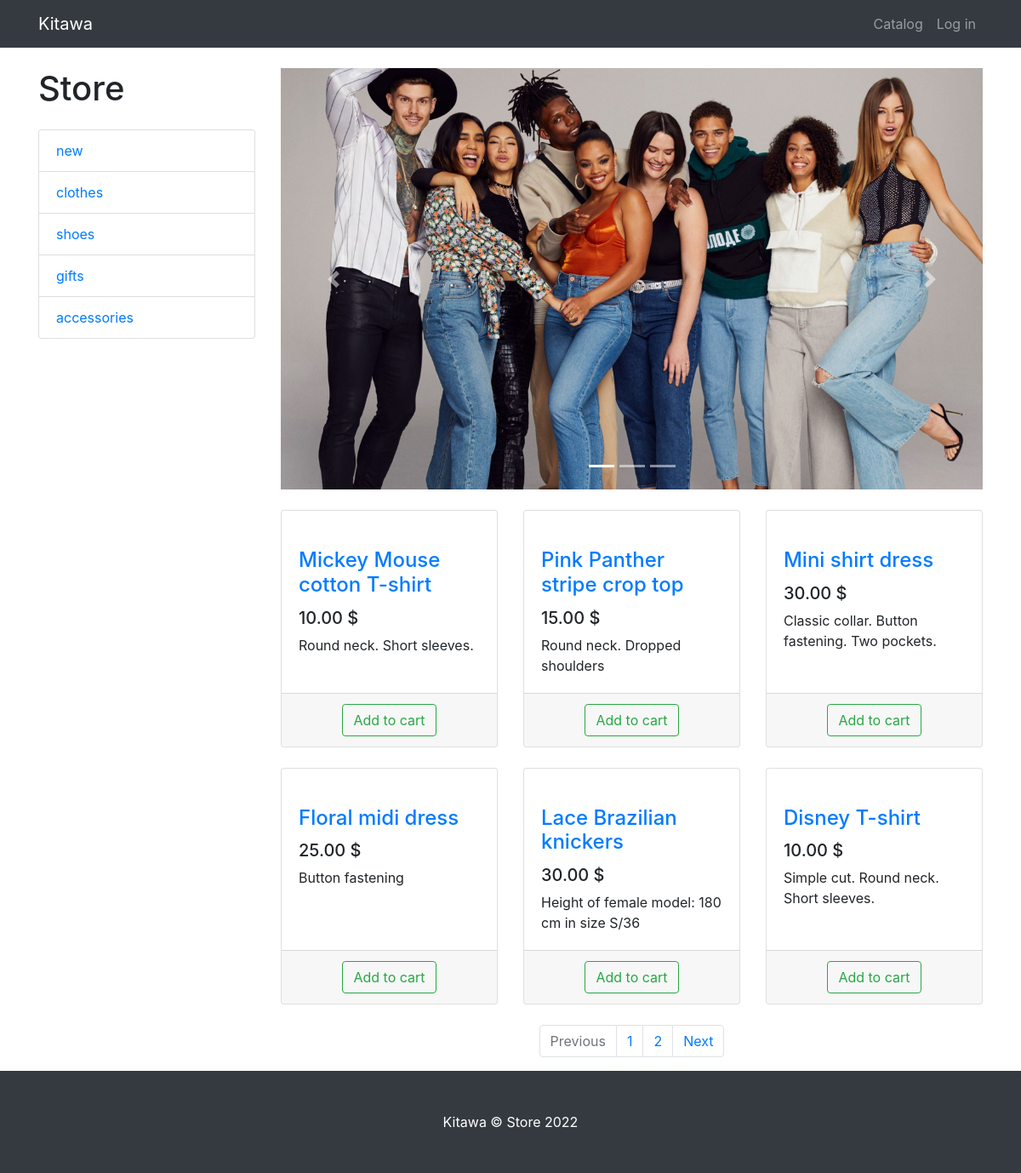
Page /2/ on the committed database.
### products/models.py (models this page shows, shortened)
class ProductCategory(models.Model):
    name = models.CharField(max_length=64, unique=True)
    description = models.TextField(blank=True)
    class Meta:
        verbose_name_plural = 'Product Categories'

class Product(models.Model):
    name = models.CharField(max_length=256)
    image = models.ImageField(upload_to='products_images', blank=True)
    description = models.TextField(blank=True)
    short_description = models.CharField(max_length=64, blank=True)
    price = models.DecimalField(max_digits=8, decimal_places=2, default=0)
    quantity = models.PositiveIntegerField(default=0)
    category = models.ForeignKey(ProductCategory, on_delete=models.PROTECT)

### products/views.py (the view)
# urls.py: path('<int:category_id>/', views.products, name="products"),
def products(request, category_id=None, page=1):
    context = {
        'title': 'Store - catalog',
        'categories': ProductCategory.objects.all(),
    }
    if category_id:
        products = Product.objects.filter(category_id=category_id)
    else:
        products = Product.objects.all()
    paginator = Paginator(products, 6)
    products_paginator = paginator.page(page)
    context.update({'products': products_paginator})
    return render(request, 'products/products.html', context)

### products/templates/products/products.html (shortened to what this page needs)
{% extends 'products/base.html' %}
{% load static %}
{% block css %}
<link href="{% static 'css/products.css' %}" rel="stylesheet">
{% endblock %}
{% block content %}
<div class="container">
    <div class="row">
        <div class="col-lg-3">
            <h1 class="my-4">Store</h1>
            <div class="list-group">
                {% for category in categories %}
                <a href="{% url 'products' category.id %}" class="list-group-item">{{ category.name }}</a>
                {% endfor %}
            </div>
        </div>
        <div class="col-lg-9">
            <div id="carouselExampleIndicators" class="carousel slide my-4" data-ride="carousel">
                <ol class="carousel-indicators">
                    <li data-target="#carouselExampleIndicators" data-slide-to="0" class="active"></li>
                    <li data-target="#carouselExampleIndicators" data-slide-to="1"></li>
                    <li data-target="#carouselExampleIndicators" data-slide-to="2"></li>
                </ol>
                <div class="carousel-inner" role="listbox">
                    <div class="carousel-item active">
                        <img class="d-block img-fluid" src="{% static 'vendor/img/slides/slide-1.jpg' %}"
                             alt="First slide">
                    </div>
                </div>
                <a class="carousel-control-prev" href="#carouselExampleIndicators" role="button" data-slide="prev">
                    <span class="carousel-control-prev-icon" aria-hidden="true"></span>
                </a>
                <a class="carousel-control-next" href="#carouselExampleIndicators" role="button" data-slide="next">
                    <span class="carousel-control-next-icon" aria-hidden="true"></span>
                </a>
            </div>
            <div class="row">
                {% for product in products %}
                <div class="col-lg-4 col-md-6 mb-4">
                    <div class="card h-100">
                        <a href="#">
                        </a>
                        <div class="card-body">
                            <h4 class="card-title">
                                <a href="#">{{ product.name }}</a>
                            </h4>
                            <h5>{{ product.price}} $</h5>
                            <p class="card-text">{{ product.short_description }}</p>
                        </div>
                        <div class="card-footer text-center">
                            <a href="{% url 'basket_add' product.id %}">
                                <button type="button" class="btn btn-outline-success">Add to cart</button>
                            </a>
                        </div>
                    </div>
                </div>
                {% endfor %}
            </div>
            <nav aria-label="Page navigation example">
                <ul class="pagination justify-content-center">
                    <li class="page-item {% if not products.has_previous  %} disabled {% endif %}">
                        <a class="page-link" href="{% if products.has_previous %} {% url 'page' products.previous_page_number %} {% else %} # {% endif %}"
                           tabindex="-1" aria-disabled="true">Previous</a>
                    </li>
                    {% for page in products.paginator.page_range %}
                    <li class="page-item">
                        <a class="page-link" href="{% url 'page' page %}">
                            {{ page }}
                        </a>
                    </li>
                    {% endfor %}
                    <li class="page-item {% if not products.has_next  %} disabled {% endif %}" >
                        <a class="page-link" href="{% if products.has_next %} {% url 'page' products.next_page_number %} {% else %} # {% endif %}">
                            Next</a>
                    </li>
                </ul>
            </nav>
        </div>
    </div>
</div>
{% endblock %}
{% block footer %}
<footer class="py-5 bg-dark">
    <div class="container">
        <p class="m-0 text-center text-white">Kitawa &copy; Store 2022</p>
    </div>
</footer>
{% endblock %}

### static/css/products.css (style rules this page uses)
body { padding-top: 56px; }

### rows in the picture
ProductCategory: name "new"
ProductCategory: name "clothes"
ProductCategory: name "shoes"
ProductCategory: name "gifts"
ProductCategory: name "accessories"
Product: name "Mickey Mouse cotton T-shirt", price "10.00", short_description "Round neck. Short sleeves."
Product: name "Pink Panther stripe crop top", price "15.00", short_description "Round neck. Dropped shoulders"
Product: name "Mini shirt dress", price "30.00", short_description "Сlassic collar. Button fastening. Two pockets."
Product: name "Floral midi dress", price "25.00", short_description "Button fastening"
Product: name "Lace Brazilian knickers", price "30.00", short_description "Height of female model: 180 cm in size S/36"
Product: name "Disney T-shirt", price "10.00", short_description "Simple cut. Round neck. Short sleeves."

### other values in the picture
{{ page }} "1" "2"
